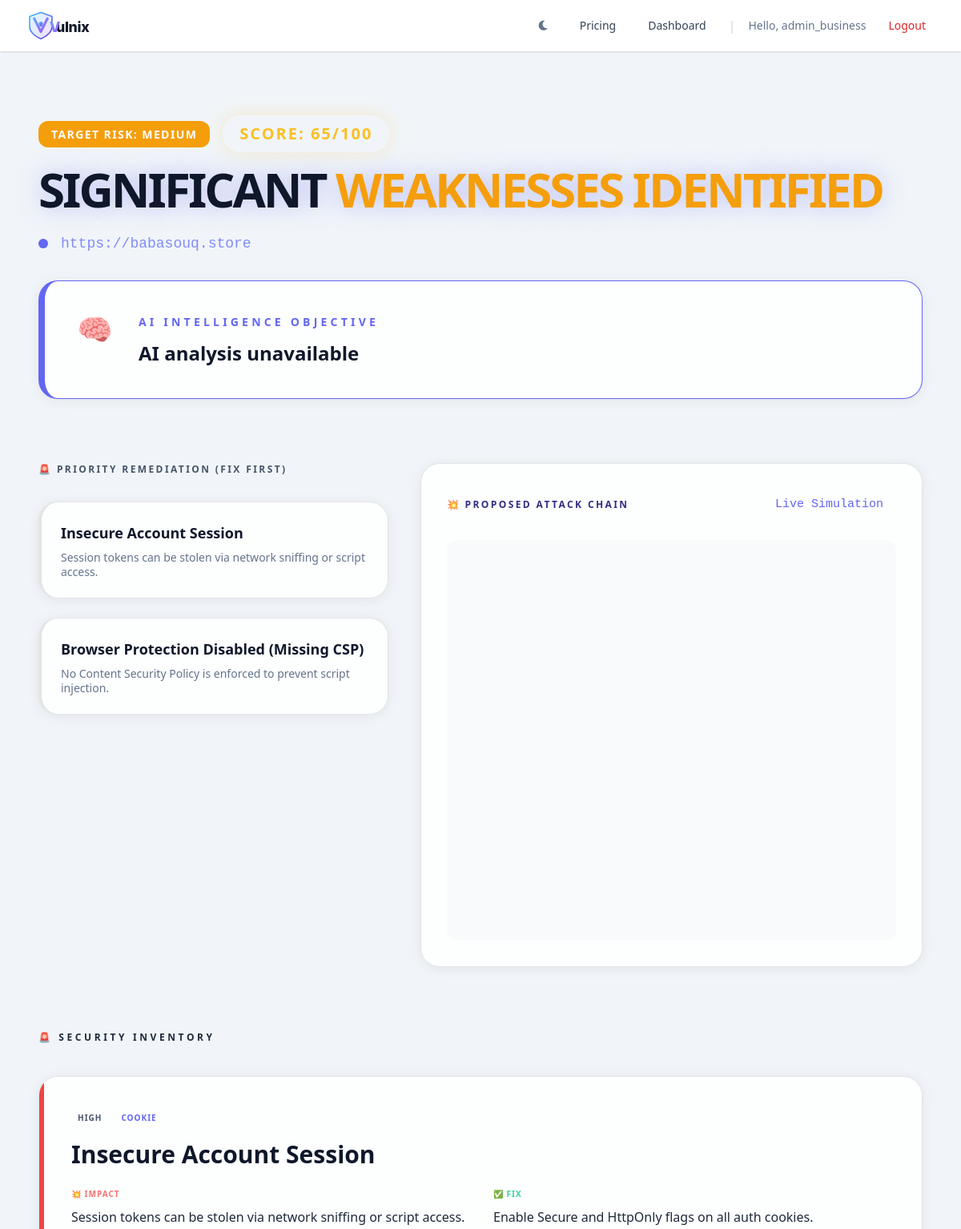
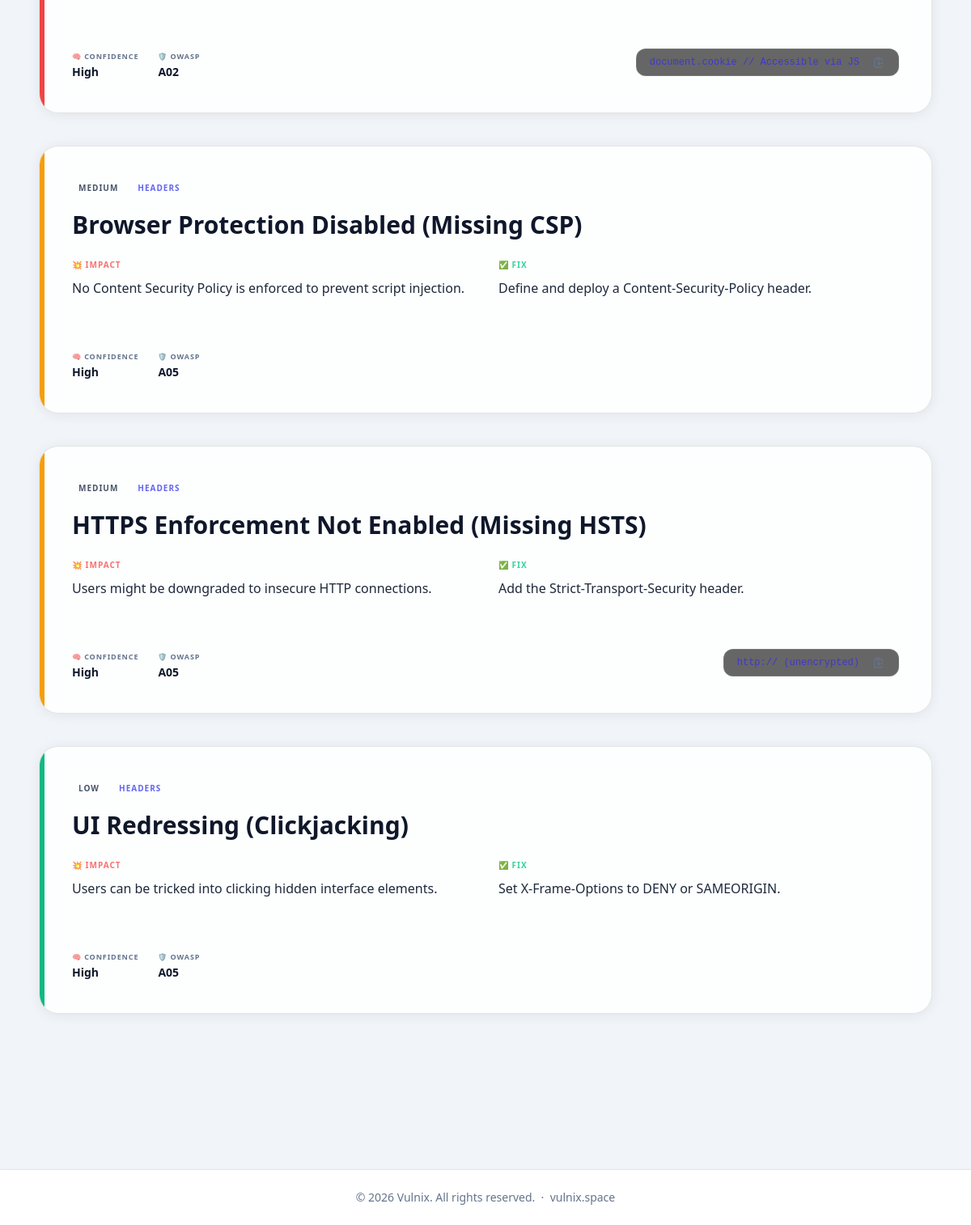
Screenshot of /report/101 (signed in) with the database file from the repository (2 pictures, top to bottom).
### models.py (models this page shows)
class User(UserMixin, db.Model):
    id = db.Column(db.Integer, primary_key=True)
    username = db.Column(db.String(150), unique=True, nullable=False)
    email = db.Column(db.String(255), unique=True, nullable=True)  # Used for Stripe webhook lookup
    password = db.Column(db.String(255), nullable=False)
    tier = db.Column(db.String(20), default='Free')
    api_key = db.Column(db.String(100), unique=True, nullable=True)
    scans = db.relationship('ScanResult', backref='user', lazy=True)

class ScanResult(db.Model):
    id = db.Column(db.Integer, primary_key=True)
    user_id = db.Column(db.Integer, db.ForeignKey('user.id'), nullable=False)
    url = db.Column(db.String(500), nullable=False)
    score = db.Column(db.String(10), nullable=False)
    issues_json = db.Column(db.Text, nullable=False) # Store issues as JSON string
    explanation_json = db.Column(db.Text, nullable=False) # Store explanation as JSON string
    is_public = db.Column(db.Boolean, default=False)
    date_scanned = db.Column(db.DateTime, default=datetime.utcnow)

### routes/report.py (the view)
@report_bp.route("/report/<int:scan_id>")
def report(scan_id):
    scan = db.get_or_404(ScanResult, scan_id)
    if not scan.is_public:
        if not current_user.is_authenticated:
            flash("Please log in to view this private report.")
            return redirect(url_for('auth.login', next=request.path))
        if scan.user_id != current_user.id:
            flash("Unauthorized or Private Report.")
            return redirect(url_for('user.dashboard'))
    from services.priority_engine import prioritize
    from ai_service import safe_generate, generate_summary, _format_input
    issues = json.loads(scan.issues_json)
    meta   = _get_meta(scan)
    issues = prioritize(issues)
    real_finds = [i for i in issues if i.get("classification") in ("REAL_RISK", "SECURITY_WEAKNESS")]
    if real_finds:
        formatted_input = _format_input(real_finds)
        raw_str = json.dumps(real_finds)
        ai_summary = safe_generate(generate_summary, formatted_input, raw_str) or "Attacker may exploit identified vulnerabilities."
    else:
        ai_summary = "Secure Target Environment. No exploited paths or significant security weaknesses identified."
    user_tier = current_user.tier if current_user.is_authenticated else "free"
    return render_template(
        "report.html",
        scan=scan,
        issues=issues,
        score=scan.score,
        risk=meta.get("risk_level", "Unknown"),
        target=scan.url,
        ai_summary=ai_summary,
        meta=meta,
        network_info=meta.get("network_info", {"ip": None, "open_ports": []}),
        scan_failed=meta.get("scan_failed", False),
        is_limited=meta.get("is_limited", False),
        has_issues=meta.get("has_issues", True),
        user_tier=user_tier.lower()
    )

### templates/report.html (shortened to what this page needs)
{% extends "base.html" %}
{% block head %}
<link rel="stylesheet" href="/static/style.css">
{% endblock %}
{% block content %}
<div class="max-w-6xl mx-auto px-6 py-16">
  <div class="mb-20">
    <div class="flex flex-col md:flex-row items-baseline justify-between gap-6 mb-8">
      <div>
        <div class="flex items-center gap-4 mb-4">
          <span class="risk-badge risk-{{ risk|lower }}">Target Risk: {{ risk }}</span>
          <span
            class="px-5 py-2 bg-white/5 border border-white/10 rounded-full text-xl font-black tracking-widest text-[#fbbf24] shadow-[0_0_25px_rgba(251,191,36,0.2)]">
            SCORE: <span class="text-xl">{{ score }}</span>/100
          </span>
        </div>
        <h1 class="text-6xl font-black tracking-tighter leading-none glow-text">
          {% if risk|lower == 'high' %}
          CRITICAL BREACH <span class="text-red-500">VECTORS FOUND</span>
          {% elif risk|lower == 'medium' %}
          SIGNIFICANT <span class="text-amber-500">WEAKNESSES IDENTIFIED</span>
          {% else %}
          SURFACE AREA <span class="text-emerald-500">LOCKED DOWN</span>
          {% endif %}
        </h1>
        <p class="font-mono text-indigo-400 mt-6 text-lg flex items-center">
          <span class="w-3 h-3 bg-indigo-500 rounded-full mr-4 animate-ping"></span>
          {{ target }}
        </p>
      </div>
    </div>
    <div class="glass-card p-10 border-l-8 border-indigo-600">
      <div class="flex items-start gap-8">
        <div class="text-4xl">🧠</div>
        <div>
          <h3 class="text-[14px] font-black text-indigo-500 uppercase tracking-[0.3em] mb-3">AI Intelligence Objective
          </h3>
          <p class="text-2xl font-bold text-grey leading-snug">{{ ai_summary }}</p>
        </div>
      </div>
    </div>
  </div>
  <div class="grid grid-cols-1 lg:grid-cols-12 gap-10 mb-20">
    <div class="lg:col-span-5">
      <h2 class="text-xs font-black text-gray-400 uppercase tracking-[0.2em] mb-8">🚨 Priority Remediation (Fix First)
      </h2>
      <div class="space-y-6">
        {% for issue in issues[:2] %}
        <div class="glass-card p-6 border-l-4 border-red-500 hover:bg-white/5 transition-colors">
          <div class="font-black text-white text-lg mb-2">{{ issue.name }}</div>
          <p class="text-sm text-gray-500 leading-tight">{{ issue.impact }}</p>
        </div>
        {% endfor %}
      </div>
    </div>
    <div class="lg:col-span-7">
      <div class="glass-card p-8 h-full flex flex-col group relative overflow-hidden">
        <div class="flex justify-between items-center mb-6">
          <h2 class="text-xs font-black text-indigo-900 uppercase tracking-[0.2em]">💥 Proposed Attack Chain</h2>
          <span class="text-[15px] px-4 py-2 bg-indigo-1000 text-indigo-500 rounded font-mono">Live Simulation</span>
        </div>
        <div id="graph" class="flex-grow min-h-[500px] rounded-2xl bg-black/50 border border-white/10"></div>
      </div>
    </div>
  </div>
  <div class="mb-20">
    <h2 class="text-xs font-black text-gray-200 uppercase tracking-[0.3em] mb-10">🚨 Security Inventory</h2>
    <div class="space-y-10">
      {% for i in issues if i.category != "Exploit Chain" %}
      {% if user_tier == 'free' and loop.index > 3 %}
      {% if loop.index == 4 %}
      <div
        class="glass-card p-16 text-center border-dashed border-2 border-indigo-900/50 bg-gradient-to-b from-transparent to-indigo-950/20">
        <div class="text-5xl mb-6">🛑</div>
        <h3 class="text-3xl font-black text-white mb-4">Uncover The Full Attack Surface</h3>
        <p class="text-gray-400 max-w-xl mx-auto mb-10 text-lg">🔒 Advanced exploit chains and attack simulations are
          locked. Attackers see everything; your team should too.</p>
        <a href="/pricing"
          class="upgrade-button inline-block px-12 py-5 rounded-2xl text-white font-black uppercase tracking-widest text-sm">Upgrade
          to Intelligence Pro</a>
      </div>
      {% endif %}
      {% else %}
      <div class="glass-card p-10 relative overflow-hidden group">
        <div class="w-1.5 h-full absolute left-0 top-0
                    {% if i.severity|upper == 'HIGH' %} bg-red-500
                    {% elif i.severity|upper == 'MEDIUM' %} bg-amber-500
                    {% else %} bg-emerald-500 {% endif %}"></div>
        <div class="flex flex-col md:flex-row gap-12">
          <div class="flex-grow">
            <div class="flex items-center gap-4 mb-4">
              <span class="text-[10px] font-black px-2 py-1 bg-white/5 text-gray-400 rounded uppercase tracking-widest">
                {% if user_tier == 'free' %}🔒{% endif %} {{ i.severity }}
              </span>
              <span class="text-[10px] font-black text-indigo-500 uppercase tracking-widest">{{ i.category }}</span>
            </div>
            <h3 class="text-3xl font-black text-white mb-6 group-hover:text-indigo-400 transition-colors">{{ i.name }}
            </h3>
            <div class="grid grid-cols-1 md:grid-cols-2 gap-8 mb-8">
              <div>
                <p class="text-[10px] font-black text-red-400 uppercase tracking-widest mb-2">💥 Impact</p>
                <p class="text-gray-200 font-medium leading-relaxed">{{ i.impact }}</p>
              </div>
              <div>
                <p class="text-[10px] font-black text-emerald-400 uppercase tracking-widest mb-2">✅ Fix</p>
                <p class="text-gray-200 font-medium leading-relaxed">{{ i.fix }}</p>
              </div>
            </div>
            <div class="flex items-center justify-between pt-6 border-t border-white/5">
              <div class="flex items-center gap-6">
                <div>
                  <span class="text-[9px] font-black text-gray-500 uppercase tracking-widest">🧠 Confidence</span>
                  <div class="text-sm font-bold text-white">{{ i.confidence }}</div>
                </div>
                {% if i.owasp %}
                <div>
                  <span class="text-[9px] font-black text-gray-500 uppercase tracking-widest">🛡️ OWASP</span>
                  <div class="text-sm font-bold text-white">{{ i.owasp }}</div>
                </div>
                {% endif %}
              </div>
              {% if i.poc and user_tier != 'free' %}
              <div class="flex items-center gap-4 bg-black/60 px-4 py-2 rounded-xl border border-white/10">
                <code class="text-xs text-indigo-400 font-mono">{{ i.poc }}</code>
                <button onclick="copyPoC(this)" class="text-gray-500 hover:text-white transition-colors">
                  <svg class="w-4 h-4" fill="none" stroke="currentColor" viewBox="0 0 24 24">
                    <path stroke-linecap="round" stroke-linejoin="round" stroke-width="2"
                      d="M8 5H6a2 2 0 00-2 2v12a2 2 0 002 2h10a2 2 0 002-2v-1M8 5a2 2 0 002 2h2a2 2 0 002-2M8 5a2 2 0 012-2h2a2 2 0 012 2m0 0h2a2 2 0 012 2v3m2 4H10m0 0l3-3m-3 3l3 3">
                    </path>
                  </svg>
                </button>
              </div>
              {% endif %}
            </div>
          </div>
        </div>
      </div>
      {% endif %}
      {% endfor %}
    </div>
  </div>
</div>
{% endblock %}

### templates/base.html (shortened to what this page needs)
<!DOCTYPE html>
<html lang="en">
<head>
    <script src="https://cdn.tailwindcss.com"></script>
    <link href="https://cdnjs.cloudflare.com/ajax/libs/font-awesome/6.0.0/css/all.min.css" rel="stylesheet">
    {% block head %}{% endblock %}
</head>
<body class="bg-gray-50 dark:bg-gray-900 text-gray-800 dark:text-gray-200 font-sans antialiased flex flex-col min-h-screen transition-colors duration-200">
    <nav class="bg-white dark:bg-gray-800 shadow dark:border-b dark:border-gray-700">
        <div class="max-w-7xl mx-auto px-4 sm:px-6 lg:px-8">
            <div class="flex justify-between h-16">
                <div class="flex">
                    <div class="flex-shrink-0 flex items-center">
                        <a href="{{ url_for('main.index') }}" class="flex items-center" aria-label="Vulnix Home">
                            <svg xmlns="http://www.w3.org/2000/svg" viewBox="0 0 220 60" height="38" aria-hidden="true">
                                <text x="60" y="42" font-family="'Inter','Segoe UI',system-ui,sans-serif"
                                      font-size="28" font-weight="800" letter-spacing="-0.5"
                                      fill="currentColor" class="text-gray-900">ulnix</text>
                                <text x="47" y="42" font-family="'Inter','Segoe UI',system-ui,sans-serif"
                                      font-size="28" font-weight="800" letter-spacing="-0.5"
                                      fill="url(#vGrad)">V</text>
                            </svg>
                        </a>
                    </div>
                </div>
                <div class="flex items-center space-x-4">
                    <button id="theme-toggle" type="button" class="text-gray-500 dark:text-gray-400 hover:bg-gray-100 dark:hover:bg-gray-700 focus:outline-none rounded-lg text-sm p-2.5">
                        <i id="theme-toggle-dark-icon" class="hidden fa-solid fa-moon"></i>
                    </button>
                    {% if current_user.is_authenticated %}
                        <a href="{{ url_for('main.pricing') }}" class="text-gray-600 dark:text-gray-300 hover:text-gray-900 dark:hover:text-white px-3 py-2 rounded-md text-sm font-medium transition-colors">Pricing</a>
                        <a href="{{ url_for('user.dashboard') }}" class="text-gray-600 dark:text-gray-300 hover:text-gray-900 dark:hover:text-white px-3 py-2 rounded-md text-sm font-medium transition-colors">Dashboard</a>
                        <span class="text-gray-300 dark:text-gray-600">|</span>
                        <span class="text-sm text-gray-500 dark:text-gray-400">Hello, {{ current_user.username }}</span>
                        <a href="{{ url_for('auth.logout') }}" class="text-sm text-red-600 hover:text-red-800 dark:text-red-400 dark:hover:text-red-300 px-3 py-2 transition-colors">Logout</a>
                    {% endif %}
                </div>
            </div>
        </div>
    </nav>
    <div class="max-w-7xl mx-auto px-4 pt-4">
    </div>
    <main class="flex-grow">
        {% block content %}{% endblock %}
    </main>
    <footer class="bg-white dark:bg-gray-800 shadow mt-12 py-6 border-t dark:border-gray-700">
        <div class="max-w-7xl mx-auto px-4 text-center text-gray-500 dark:text-gray-400 text-sm">
            &copy; 2026 Vulnix. All rights reserved. &nbsp;·&nbsp; <a href="https://vulnix.space" class="hover:text-indigo-500 transition-colors">vulnix.space</a>
        </div>
    </footer>
</body>
</html>

### rows the page displays
User: username "admin_business"
ScanResult: score "65", url "https://babasouq.store"

### other values shown
{{ risk }} "MEDIUM"
{{ ai_summary }} "AI analysis unavailable"
{{ issue.name }} "Insecure Account Session" "Browser Protection Disabled (Missing CSP)"
{{ issue.impact }} "Session tokens can be stolen via network sniffing or script access." "No Content Security Policy is enforced to prevent script injection."
{{ i.severity }} "HIGH" "MEDIUM" "MEDIUM" "LOW"
{{ i.category }} "COOKIE" "HEADERS" "HEADERS" "HEADERS"
{{ i.name }} "Insecure Account Session" "Browser Protection Disabled (Missing CSP)" "HTTPS Enforcement Not Enabled (Missing HSTS)" "UI Redressing (Clickjacking)"
{{ i.impact }} "Session tokens can be stolen via network sniffing or script access." "No Content Security Policy is enforced to prevent script injection." "Users might be downgraded to insecure HTTP connections." "Users can be tricked into clicking hidden interface elements."
{{ i.fix }} "Enable Secure and HttpOnly flags on all auth cookies." "Define and deploy a Content-Security-Policy header." "Add the Strict-Transport-Security header." "Set X-Frame-Options to DENY or SAMEORIGIN."
{{ i.confidence }} "High" "High" "High" "High"
{{ i.owasp }} "A02" "A05" "A05" "A05"
{{ i.poc }} "document.cookie // Accessible via JS" "http:// (unencrypted)"
